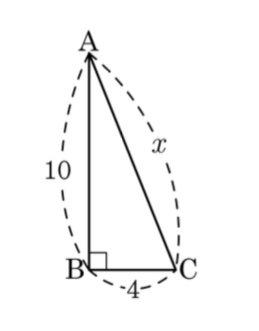
#> input picture input/math1.png, 259 x 331 px
$ python -i parse_image_segments.py   (imports and definitions only)
#> lines starting #> are read from the running program, lines starting #| are printed output that depends on the picture; after the words box and inside, x2 and y2 are one past the last pixel; in counts of white or black regions, pixels touching at a corner belong together
# coding=utf-8
from scipy import ndimage
import cv2
import numpy as np

from geometry_jess.diagram.states import ImageSegment, ImageSegmentParse
from geometry_jess.ontology.instantiator_definitions import instantiators

__author__ = 'minjoon'


def parse_image_segments(image):
    kernel = np.ones((3,3), np.uint8)
    block_size = 13
    c = 20
    min_area = 20
    min_height = 3
    min_width = 3

    image_segments = _get_image_segments(image, kernel, block_size, c)
    diagram_segment, label_segments = _get_diagram_and_label_segments(image_segments, min_area, min_height, min_width)
    # diagram_segment.display_pixels()
    # print(diagram_segment)
    # print(image)
    image_segment_parse = ImageSegmentParse(image, diagram_segment, label_segments)
    return image_segment_parse


def _get_image_segments(image, kernel, block_size, c):
#이미지를 경계가 확실한 이진 이미지로 바꾸고, label을 통해 선을 찾고,각각의 번호를 주고, 부분으로 slice한뒤,
#  그것을 ImageSegment로 저장한것을 dictionary로 모아서 리턴
#> called with kernel = array of shape (3, 3), block_size = 13, c = 20
    binarized_image = cv2.adaptiveThreshold(image, 255, cv2.ADAPTIVE_THRESH_GAUSSIAN_C,
                                            cv2.THRESH_BINARY_INV, block_size, c)
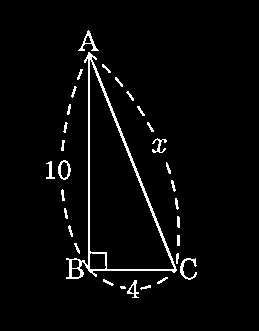
#> binarized_image: shape (331, 259); 3.3% white in thin lines or dots, all inside (x1, y1, x2, y2) = (46, 30, 197, 298)
    # print "original image: " , image[30]

    # print "thresholid image : ", binarized_image[30]
    labeled, nr_objects = ndimage.label(binarized_image, structure=kernel)
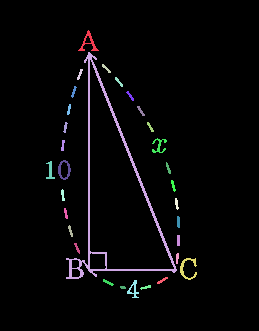
#> labeled: shape (331, 259) int32; 32 distinct labels, from 0 to 31; one colour per label, 0 black
#> nr_objects = 31
    # print type(labeled)
    # print type(nr_objects)
    slices = ndimage.find_objects(labeled)
#> slices = 31 items
    # print(slices)
    # segment별로 분해된 object들
    # print "slice", slices
    image_segments = {}
    # segment 저장용 dictionary
    for idx, slice_ in enumerate(slices):
        offset = instantiators['point'](slice_[1].start, slice_[0].start)
        # print offset
        sliced_image = image[slice_]
        boolean_array = labeled[slice_] == (idx+1)
        # print "slice", sliced_image
        # print "boo", boolean_array

        segmented_image = 255- (255-sliced_image) * boolean_array
        # print "seg" , segmented_image
        pixels = set(instantiators['point'](x, y) for x, y in np.transpose(np.nonzero(np.transpose(boolean_array))))
        binarized_segmented_image = cv2.adaptiveThreshold(segmented_image, 255, cv2.ADAPTIVE_THRESH_GAUSSIAN_C,
                                                          cv2.THRESH_BINARY_INV, block_size, c)
        # print binarized_segmented_image
        # print "pixels : ", pixels
        # print "offset : ", offset

        image_segment = ImageSegment(segmented_image, sliced_image, binarized_segmented_image, pixels, offset, idx)
        # [4 lines of commented-out code are left out]
        image_segments[idx] = image_segment
#> this loop made 1 pass
#> after the loop, image_segments = 0 items

    return image_segments


def _get_diagram_and_label_segments(image_segments, min_area, min_height, min_width):
    diagram_segment = max(image_segments.values(), key=lambda s: s.area)

    label_segments = {}
    for key, image_segment in image_segments.iteritems():
        if key == diagram_segment.key:
            continue
        a = image_segment.area >= min_area
        # print image_segment.area
        h = image_segment.shape[1] >= min_height
        w = image_segment.shape[0] >= min_width
        if a and h and w:
            label_segments[key] = image_segment
    # print label_segments
    return diagram_segment, label_segments

>>> import cv2
>>> picture = cv2.imread('../../input/math1.png', cv2.IMREAD_GRAYSCALE)
#> (the run stopped early here; a loop or call above may not have finished)

$ run again, on input/math22.png
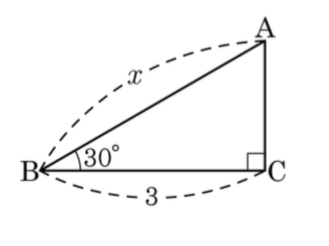
#> input picture input/math22.png, 329 x 246 px
#> in _get_image_segments, `binarized_image = cv2.adaptiveThreshold(image, 255, cv2.ADAPTIVE_THRES..`:
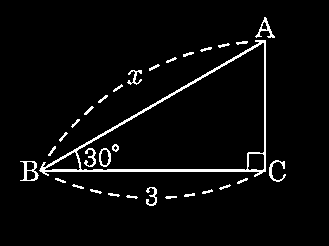
#> binarized_image: shape (246, 329); 3.9% white in thin lines or dots, all inside (x1, y1, x2, y2) = (20, 17, 286, 206)
#> in _get_image_segments, `labeled, nr_objects = ndimage.label(binarized_image, structure=kernel)`:
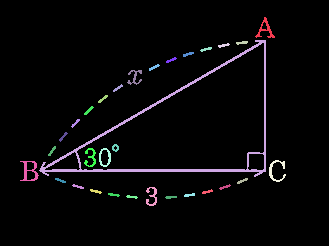
#> labeled: shape (246, 329) int32; 32 distinct labels, from 0 to 31; one colour per label, 0 black
#> nr_objects = 31
#> slices = 31 items
#> the loop in _get_image_segments, `for idx, slice_ in enumerate(slices):` made 1 pass
#> after the loop in _get_image_segments, `for idx, slice_ in enumerate(slices):`: image_segments = 0 items
